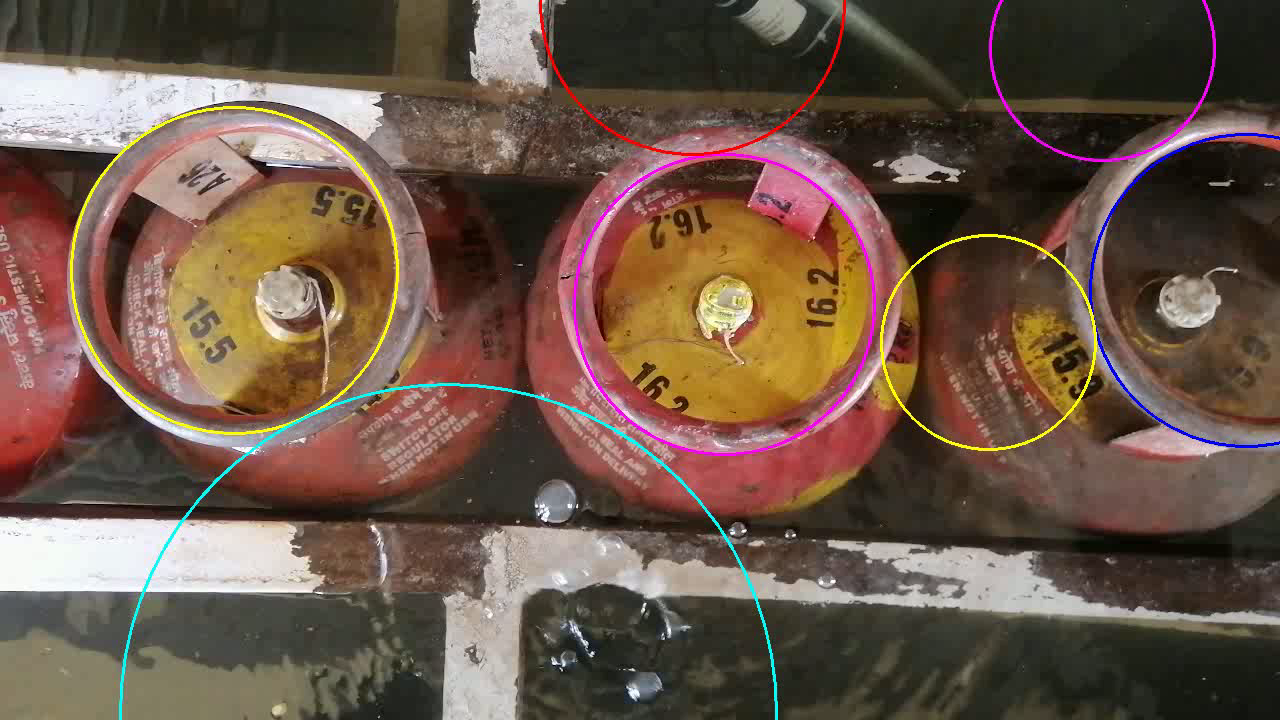
#> input picture frame 0 of output_video.mp4, 1280 x 720 px, given in place of plant.mp4, which was not available
$ python bubble_detect_draw_circumferenceOfCylinder.py
#> lines starting #> are read from the running program, lines starting #| are printed output that depends on the picture; after the words box and inside, x2 and y2 are one past the last pixel; in counts of white or black regions, pixels touching at a corner belong together; pictures that were not available may be replaced by others from this repository, and a replacement may not be noted
#> further down, frame is the input picture: shape (720, 1280, 3); mean B, G, R 72.5, 86.3, 107.5
#!/usr/bin/env python
# coding: utf-8

# In[1]:


import cv2
import numpy as np

def get_circles(image, lower_bound = [141,141,121], upper_bound=[150,150,220]):
    """Function Takes in an image both as an array or as a path, Masks it with Red color and returns the detected circles"""
    if isinstance(image, str):
        image = cv2.imread(image)

    def mask_color(img, lower_bound:list, upper_bound:list):
        lower_bound = np.array(lower_bound, dtype = "uint8")
        upper_bound = np.array(upper_bound, dtype = "uint8")
        mask = cv2.inRange(img, lower_bound, upper_bound)
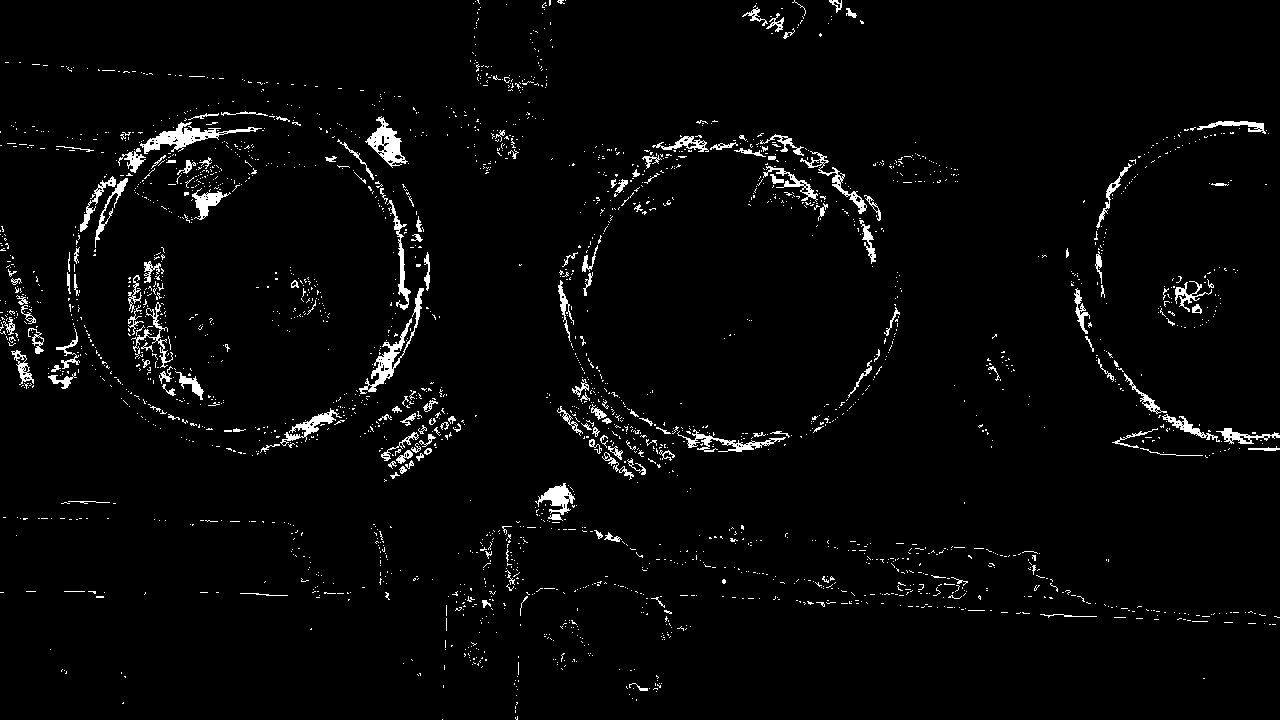
#> mask: shape (720, 1280); 2.9% white; 2482 white regions (2306 under 20 px), largest, box (x1, y1, x2, y2) and area: (140, 122, 262, 154) 1095, (359, 288, 424, 394) 1031, (365, 116, 408, 168) 848
        return cv2.bitwise_and(img, img, mask =  mask)
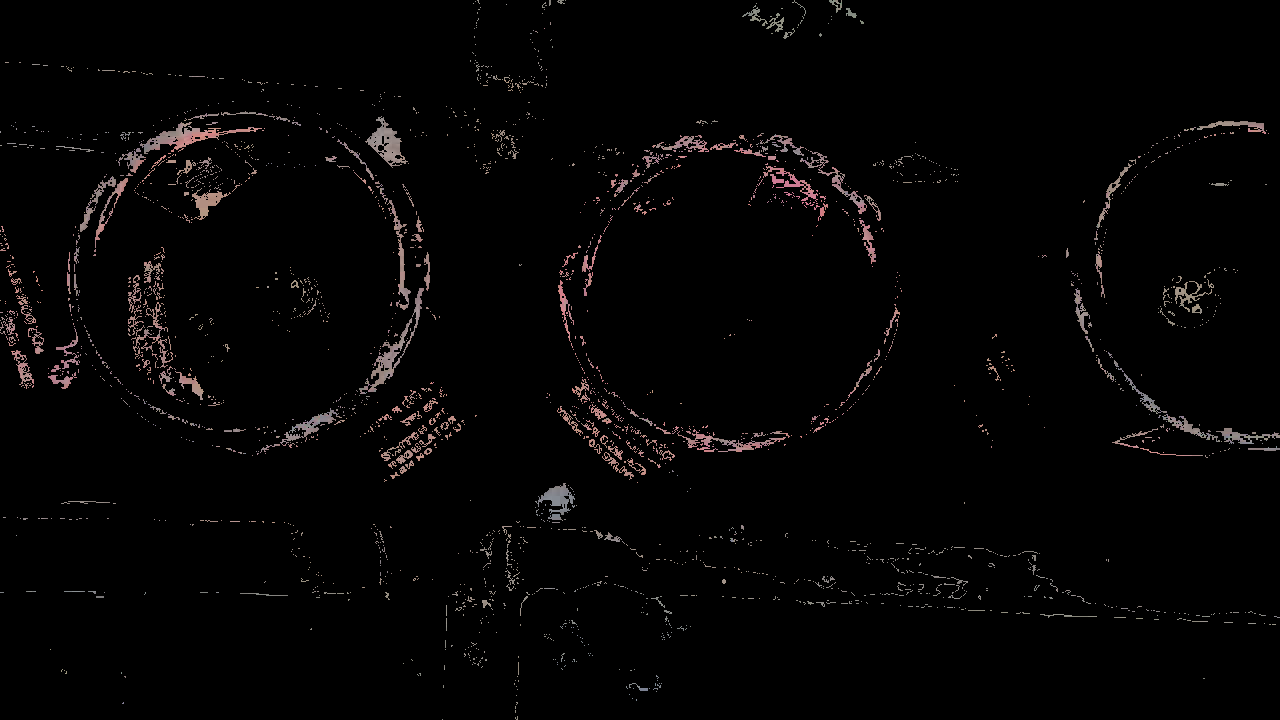
#> returned value: shape (720, 1280, 3); mean of channels 0, 1, 2 3.9, 3.9, 4.8; drawn as B, G, R

    # Convert the image to grayscale
    img = mask_color(image, [121,121,121], [150,150,220])
    gray = cv2.cvtColor(img, cv2.COLOR_BGR2GRAY)

    # Apply GaussianBlur to smooth the image and reduce noise
    gray = cv2.GaussianBlur(gray, (9,9), 2, 2)
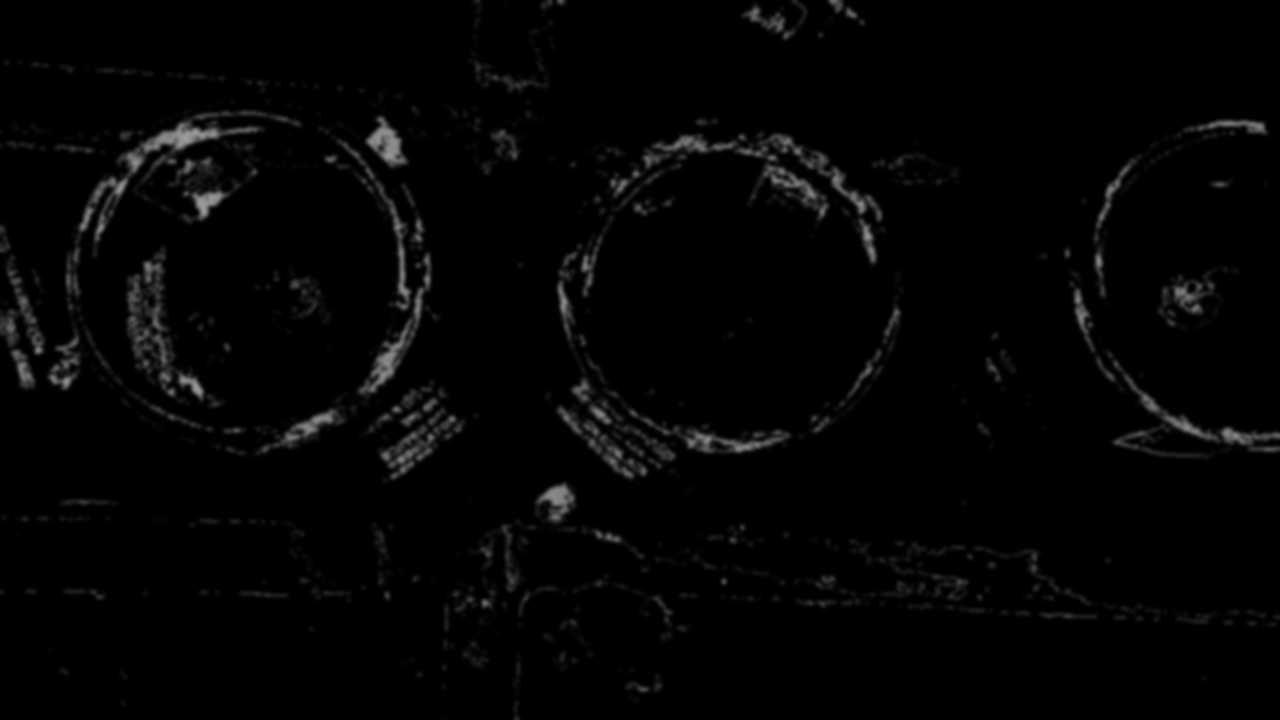
#> gray: shape (720, 1280); min 0, max 155, mean 4.2

    # Apply HoughCircles with varying parameters to detect circles of different sizes
    circles = cv2.HoughCircles(gray, cv2.HOUGH_GRADIENT, 1, 50, param1=100, param2=15, minRadius=100, maxRadius=500)
#> circles = 223 rows, first 8: [240.5, 269.5, 158.9], [737.5, 300.5, 152.6], [290.5, 290.5, 130.4], [221.5, 325.5, 213.3], [766.5, 342.5, 198.3], [296.5, 402.5, 279.9], [295.5, 116.5, 326.1], [688.5, 462.5, 314.2]

    filtered_circles = []

    # Loop over the circles
    if circles is not None:
        circles = np.round(circles[0, :]).astype("int")
#> circles = 223 rows, first 8: [240, 270, 159], [738, 300, 153], [290, 290, 130], [222, 326, 213], [766, 342, 198], [296, 402, 280], [296, 116, 326], [688, 462, 314]
        for (x, y, r) in circles:
            # Initialize a flag to indicate whether the circle has been filtered
            filtered = False

            # Loop over the filtered circles
            for (fx, fy, fr) in filtered_circles:
                # Calculate the distance between the centers of the circles
                d = np.sqrt((x - fx)**2 + (y - fy)**2)

                # If the distance is smaller than the sum of their radii, remove the circle with the smaller radius
                if d < r + fr:
                    filtered = True
                    if r < fr:
                        break

            # If the circle was not filtered, add it to the list of filtered circles
            if not filtered:
                filtered_circles.append((x, y, r))
#> this loop made 223 passes
#> after the loop, filtered_circles = [(240, 270, 159), (738, 300, 153), (1250, 280, 164), (492, 416, 114), (1082, 512, 106)]

        colors = [(0, 255, 255), (255, 0, 255),(255, 0, 0), (255, 255, 0), (0, 0, 255)]

        for id, circle in enumerate(filtered_circles):
            color = colors[id % len(colors)]
            x, y, r = circle
            cv2.circle(image, (x, y), r, color, 2)
#> this loop made 5 passes
#> (color, x, y, r) on passes 1 to 5: ((0, 255, 255), 240, 270, 159), ((255, 0, 255), 738, 300, 153), ((255, 0, 0), 1250, 280, 164), ((255, 255, 0), 492, 416, 114), ((0, 0, 255), 1082, 512, 106)
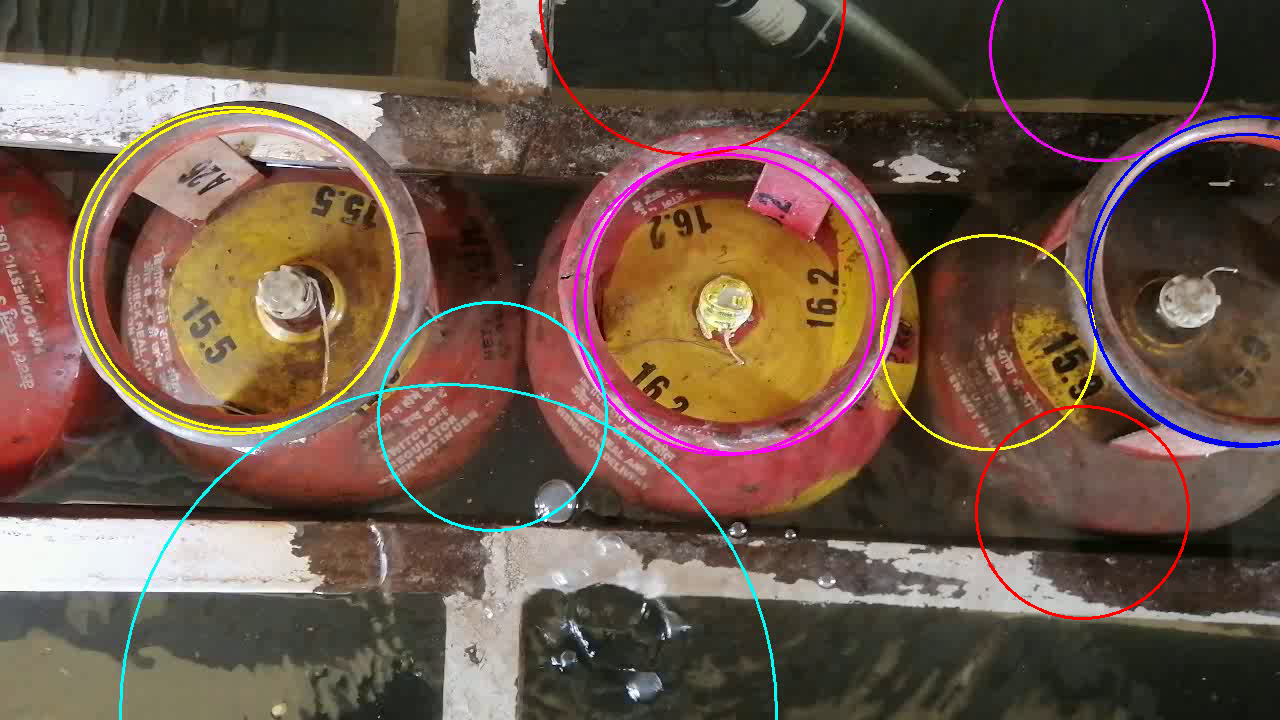
#> image: shape (720, 1280, 3); 1.26% of pixels changed, all inside (x1, y1, x2, y2) = (80, 110, 1280, 620)

        return image, filtered_circles
    else:
        print('No circles Detected')
        return image, None


# In[2]:


cap = cv2.VideoCapture('plant.mp4')

# Define the codec and create VideoWriter object
fourcc = cv2.VideoWriter_fourcc(*'MP4V')
out = cv2.VideoWriter('output_video.mp4', fourcc, 20.0, (int(cap.get(3)),int(cap.get(4))))

while(cap.isOpened()):
    # Capture frame-by-frame
    ret, frame = cap.read()

    if ret == True:
        # Apply the circle detection function to the frame
        output_frame, _ = get_circles(frame)

        # Write the frame into the video
        out.write(output_frame)

        # Display the resulting frame
        cv2.imshow('frame',output_frame)

        # Press Q on keyboard to exit
        if cv2.waitKey(25) & 0xFF == ord('q'):
#> (key q is pressed here)
            break
# Release the capture and close all windows
cap.release()
cv2.destroyAllWindows()


# In[ ]:
